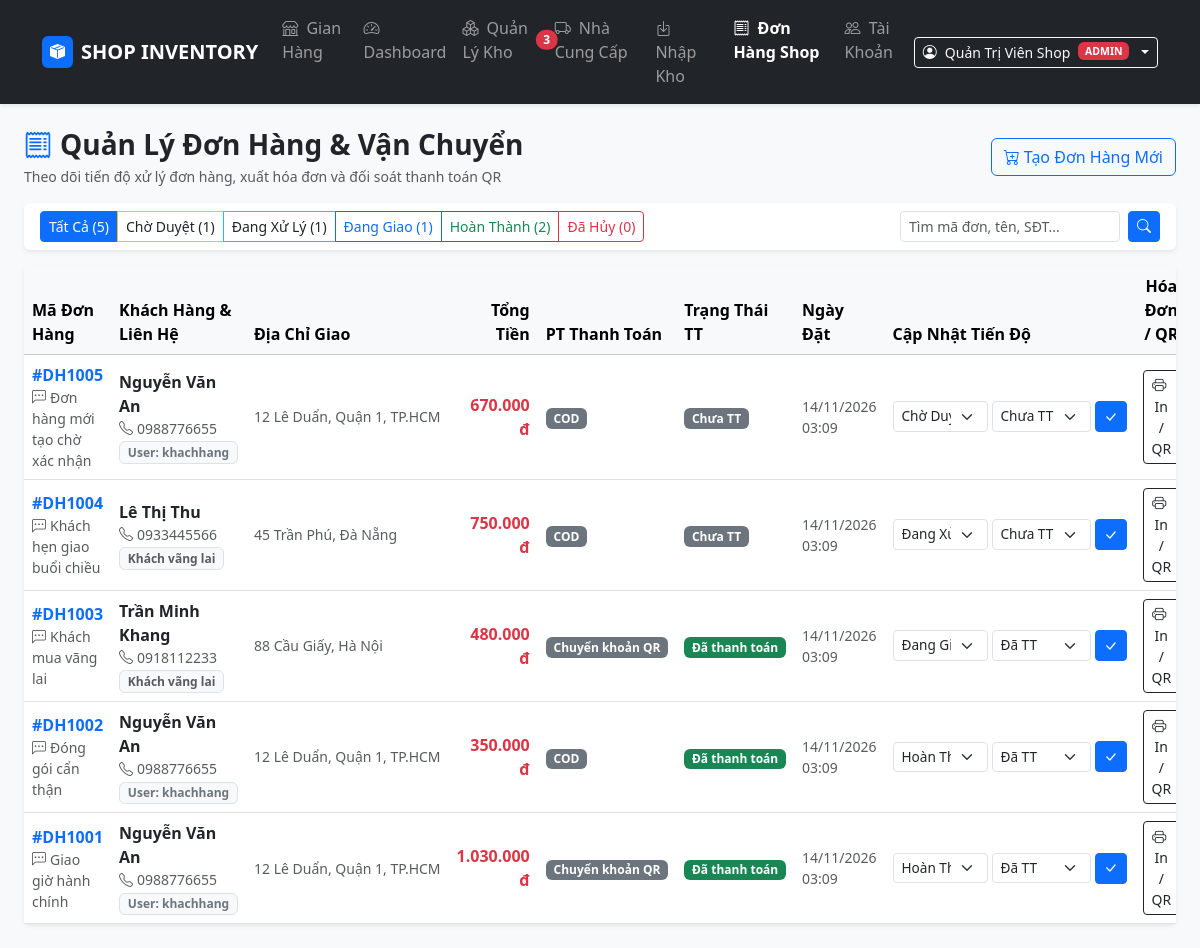
Screenshot of /orders.php (signed in) with the database file from the repository.
### tables this page shows
CREATE TABLE orders (
    id INT AUTO_INCREMENT PRIMARY KEY,
    order_code VARCHAR(50) NOT NULL UNIQUE,
    user_id INT DEFAULT NULL,
    customer_name VARCHAR(100) NOT NULL,
    customer_phone VARCHAR(20) NOT NULL,
    customer_address TEXT NOT NULL,
    total_amount DECIMAL(12,2) NOT NULL DEFAULT 0,
    status ENUM('Pending', 'Processing', 'Shipping', 'Completed', 'Cancelled') DEFAULT 'Pending',
    payment_method VARCHAR(50) DEFAULT 'COD',
    payment_status ENUM('Unpaid', 'Paid') DEFAULT 'Unpaid',
    notes TEXT DEFAULT NULL,
    created_at TIMESTAMP DEFAULT CURRENT_TIMESTAMP,
    FOREIGN KEY (user_id) REFERENCES users(id) ON DELETE SET NULL
);

CREATE TABLE users (
    id INT AUTO_INCREMENT PRIMARY KEY,
    username VARCHAR(50) NOT NULL UNIQUE,
    password VARCHAR(255) NOT NULL,
    fullname VARCHAR(100) NOT NULL,
    email VARCHAR(100) NOT NULL UNIQUE,
    phone VARCHAR(20) DEFAULT NULL,
    role ENUM('admin', 'staff', 'user') DEFAULT 'user',
    created_at TIMESTAMP DEFAULT CURRENT_TIMESTAMP
);

### db.php (called while the page is built, shortened)
<?php
function e($str) {
    return htmlspecialchars((string)($str ?? ''), ENT_QUOTES, 'UTF-8');
}
?>

### orders.php (the view, shortened to what this page needs)
<?php
require_once 'db.php';
$status_filter = trim($_GET['status'] ?? '');
$search        = trim($_GET['search'] ?? '');
$sql = "
    SELECT o.*, u.username,
           (SELECT COUNT(*) FROM order_details WHERE order_id = o.id) AS total_items
    FROM orders o
    LEFT JOIN users u ON o.user_id = u.id
    WHERE 1=1
";
$params = [];
$sql .= " ORDER BY o.id DESC";
$stmt = $pdo->prepare($sql);
$stmt->execute($params);
$orders_list = $stmt->fetchAll();
$count_all        = $pdo->query("SELECT COUNT(*) FROM orders")->fetchColumn();
$count_pending    = $pdo->query("SELECT COUNT(*) FROM orders WHERE status = 'Pending'")->fetchColumn();
$count_processing = $pdo->query("SELECT COUNT(*) FROM orders WHERE status = 'Processing'")->fetchColumn();
$count_shipping   = $pdo->query("SELECT COUNT(*) FROM orders WHERE status = 'Shipping'")->fetchColumn();
$count_completed  = $pdo->query("SELECT COUNT(*) FROM orders WHERE status = 'Completed'")->fetchColumn();
$count_cancelled  = $pdo->query("SELECT COUNT(*) FROM orders WHERE status = 'Cancelled'")->fetchColumn();
?>
<!DOCTYPE html>
<html lang="vi">
<head>
    <link href="https://cdn.jsdelivr.net/npm/bootstrap@5.3.3/dist/css/bootstrap.min.css" rel="stylesheet">
    <link href="https://cdn.jsdelivr.net/npm/bootstrap-icons@1.11.3/font/bootstrap-icons.min.css" rel="stylesheet">
</head>
<body class="bg-light">
<?php include 'navbar.php'; ?>
<div class="container-fluid px-4 py-4">
    <div class="d-flex flex-wrap justify-content-between align-items-center mb-3">
        <div>
            <h3 class="fw-bold text-dark mb-1"><i class="bi bi-receipt text-primary me-2"></i>Quản Lý Đơn Hàng & Vận Chuyển</h3>
            <p class="text-muted small mb-0">Theo dõi tiến độ xử lý đơn hàng, xuất hóa đơn và đối soát thanh toán QR</p>
        </div>
        <div class="d-flex gap-2">
            <a href="index.php" class="btn btn-outline-primary"><i class="bi bi-cart-plus me-1"></i>Tạo Đơn Hàng Mới</a>
        </div>
    </div>
    <div class="card shadow-sm border-0 mb-3">
        <div class="card-body py-2">
            <div class="d-flex flex-wrap gap-2 justify-content-between align-items-center">
                <div class="btn-group btn-group-sm flex-wrap">
                    <a href="orders.php" class="btn <?= $status_filter === '' ? 'btn-primary' : 'btn-outline-secondary' ?>">
                        Tất Cả (<?= $count_all ?>)
                    </a>
                    <a href="orders.php?status=Pending" class="btn <?= $status_filter === 'Pending' ? 'btn-warning text-dark' : 'btn-outline-warning text-dark' ?>">
                        Chờ Duyệt (<?= $count_pending ?>)
                    </a>
                    <a href="orders.php?status=Processing" class="btn <?= $status_filter === 'Processing' ? 'btn-info text-dark' : 'btn-outline-info text-dark' ?>">
                        Đang Xử Lý (<?= $count_processing ?>)
                    </a>
                    <a href="orders.php?status=Shipping" class="btn <?= $status_filter === 'Shipping' ? 'btn-primary' : 'btn-outline-primary' ?>">
                        Đang Giao (<?= $count_shipping ?>)
                    </a>
                    <a href="orders.php?status=Completed" class="btn <?= $status_filter === 'Completed' ? 'btn-success' : 'btn-outline-success' ?>">
                        Hoàn Thành (<?= $count_completed ?>)
                    </a>
                    <a href="orders.php?status=Cancelled" class="btn <?= $status_filter === 'Cancelled' ? 'btn-danger' : 'btn-outline-danger' ?>">
                        Đã Hủy (<?= $count_cancelled ?>)
                    </a>
                </div>
                <form method="GET" action="orders.php" class="d-flex gap-2">
                    <input type="text" name="search" class="form-control form-control-sm" placeholder="Tìm mã đơn, tên, SĐT..." value="<?= e($search) ?>" style="min-width: 200px;">
                    <button type="submit" class="btn btn-sm btn-primary"><i class="bi bi-search"></i></button>
                </form>
            </div>
        </div>
    </div>
    <div class="card shadow-sm border-0">
        <div class="table-responsive">
            <table class="table table-hover align-middle mb-0">
                <thead class="table-light">
                    <tr>
                        <th>Mã Đơn Hàng</th>
                        <th>Khách Hàng & Liên Hệ</th>
                        <th>Địa Chỉ Giao</th>
                        <th class="text-end">Tổng Tiền</th>
                        <th>PT Thanh Toán</th>
                        <th>Trạng Thái TT</th>
                        <th>Ngày Đặt</th>
                        <th style="min-width: 250px;">Cập Nhật Tiến Độ</th>
                        <th class="text-center">Hóa Đơn / QR</th>
                    </tr>
                </thead>
                <tbody>
                    <?php if (empty($orders_list)): ?>
                        <tr>
                            <td colspan="9" class="text-center py-5 text-muted">
                                <i class="bi bi-inbox fs-2 d-block mb-2"></i>
                                Không tìm thấy đơn hàng nào!
                            </td>
                        </tr>
                    <?php else: ?>
                        <?php foreach ($orders_list as $ord): ?>
                            <tr>
                                <td>
                                    <strong class="text-primary">#<?= e($ord['order_code']) ?></strong>
                                    <?php if ($ord['notes']): ?>
                                        <div class="small text-muted" title="<?= e($ord['notes']) ?>"><i class="bi bi-chat-left-dots me-1"></i><?= e($ord['notes']) ?></div>
                                    <?php endif; ?>
                                </td>
                                <td>
                                    <div class="fw-semibold text-dark"><?= e($ord['customer_name']) ?></div>
                                    <div class="small text-muted"><i class="bi bi-telephone me-1"></i><?= e($ord['customer_phone']) ?></div>
                                    <?php if ($ord['username']): ?>
                                        <span class="badge bg-light text-secondary border">User: <?= e($ord['username']) ?></span>
                                    <?php else: ?>
                                        <span class="badge bg-light text-muted border">Khách vãng lai</span>
                                    <?php endif; ?>
                                </td>
                                <td class="small text-muted text-truncate" style="max-width: 220px;" title="<?= e($ord['customer_address']) ?>">
                                    <?= e($ord['customer_address']) ?>
                                </td>
                                <td class="text-end fw-bold text-danger fs-6">
                                    <?= number_format($ord['total_amount'], 0, ',', '.') ?> đ
                                </td>
                                <td>
                                    <span class="badge bg-secondary"><?= e($ord['payment_method']) ?></span>
                                </td>
                                <td>
                                    <span class="badge bg-<?= $ord['payment_status'] === 'Paid' ? 'success' : 'secondary' ?>">
                                        <?= $ord['payment_status'] === 'Paid' ? 'Đã thanh toán' : 'Chưa TT' ?>
                                    </span>
                                </td>
                                <td class="small text-muted">
                                    <?= date('d/m/Y H:i', strtotime($ord['created_at'])) ?>
                                </td>
                                <td>
                                    <form method="POST" action="orders.php<?= $status_filter ? '?status=' . urlencode($status_filter) : '' ?>" class="d-flex align-items-center gap-1">
                                        <select name="status" class="form-select form-select-sm" style="font-size: 0.85rem;">
                                            <option value="Pending" <?= $ord['status'] === 'Pending' ? 'selected' : '' ?>>Chờ Duyệt (Pending)</option>
                                            <option value="Processing" <?= $ord['status'] === 'Processing' ? 'selected' : '' ?>>Đang Xử Lý (Processing)</option>
                                            <option value="Shipping" <?= $ord['status'] === 'Shipping' ? 'selected' : '' ?>>Đang Giao (Shipping)</option>
                                            <option value="Completed" <?= $ord['status'] === 'Completed' ? 'selected' : '' ?>>Hoàn Thành (Completed)</option>
                                        </select>
                                        <select name="payment_status" class="form-select form-select-sm" style="width: 105px; font-size: 0.85rem;">
                                            <option value="Unpaid" <?= $ord['payment_status'] === 'Unpaid' ? 'selected' : '' ?>>Chưa TT</option>
                                            <option value="Paid" <?= $ord['payment_status'] === 'Paid' ? 'selected' : '' ?>>Đã TT</option>
                                        </select>
                                        <button type="submit" class="btn btn-sm btn-primary" title="Lưu thay đổi">
                                            <i class="bi bi-check-lg"></i>
                                        </button>
                                    </form>
                                </td>
                                <td class="text-center">
                                    <a href="order_invoice.php?order_code=<?= urlencode($ord['order_code']) ?>" class="btn btn-sm btn-outline-dark" target="_blank" title="In Hóa Đơn & Quét QR">
                                        <i class="bi bi-printer me-1"></i>In / QR
                                    </a>
                                </td>
                            </tr>
                        <?php endforeach; ?>
                    </tbody>
                <?php endif; ?>
            </table>
        </div>
    </div>
</div>
</body>
</html>

### rows the page displays
orders: order_code "DH1005", notes "Đơn hàng mới tạo chờ xác nhận", customer_name "Nguyễn Văn An", customer_phone "0988776655", user.username "khachhang", customer_address "12 Lê Duẩn, Quận 1, TP.HCM", total_amount "670.000", payment_method "COD", shows "Chưa TT", created_at "14/11/2026 03:09", status "Chờ Duyệt (Pending)", payment_status "Chưa TT"
orders: order_code "DH1004", notes "Khách hẹn giao buổi chiều", customer_name "Lê Thị Thu", customer_phone "0933445566", shows "Khách vãng lai", customer_address "45 Trần Phú, Đà Nẵng", total_amount "750.000", payment_method "COD", shows "Chưa TT", created_at "14/11/2026 03:09", status "Đang Xử Lý (Processing)", payment_status "Chưa TT"
orders: order_code "DH1003", notes "Khách mua vãng lai", customer_name "Trần Minh Khang", customer_phone "0918112233", shows "Khách vãng lai", customer_address "88 Cầu Giấy, Hà Nội", total_amount "480.000", payment_method "Chuyển khoản QR", shows "Đã thanh toán", created_at "14/11/2026 03:09", status "Đang Giao (Shipping)", payment_status "Đã TT"
orders: order_code "DH1002", notes "Đóng gói cẩn thận", customer_name "Nguyễn Văn An", customer_phone "0988776655", user.username "khachhang", customer_address "12 Lê Duẩn, Quận 1, TP.HCM", total_amount "350.000", payment_method "COD", shows "Đã thanh toán", created_at "14/11/2026 03:09", status "Hoàn Thành (Completed)", payment_status "Đã TT"
orders: order_code "DH1001", notes "Giao giờ hành chính", customer_name "Nguyễn Văn An", customer_phone "0988776655", user.username "khachhang", customer_address "12 Lê Duẩn, Quận 1, TP.HCM", total_amount "1.030.000", payment_method "Chuyển khoản QR", shows "Đã thanh toán", created_at "14/11/2026 03:09", status "Hoàn Thành (Completed)", payment_status "Đã TT"

### other values shown
$nav_low_stock "3"
$_SESSION['fullname'] "Quản Trị Viên Shop"
$_SESSION['role'] "ADMIN"
$count_all "5"
$count_pending "1"
$count_processing "1"
$count_shipping "1"
$count_completed "2"
$count_cancelled "0"
